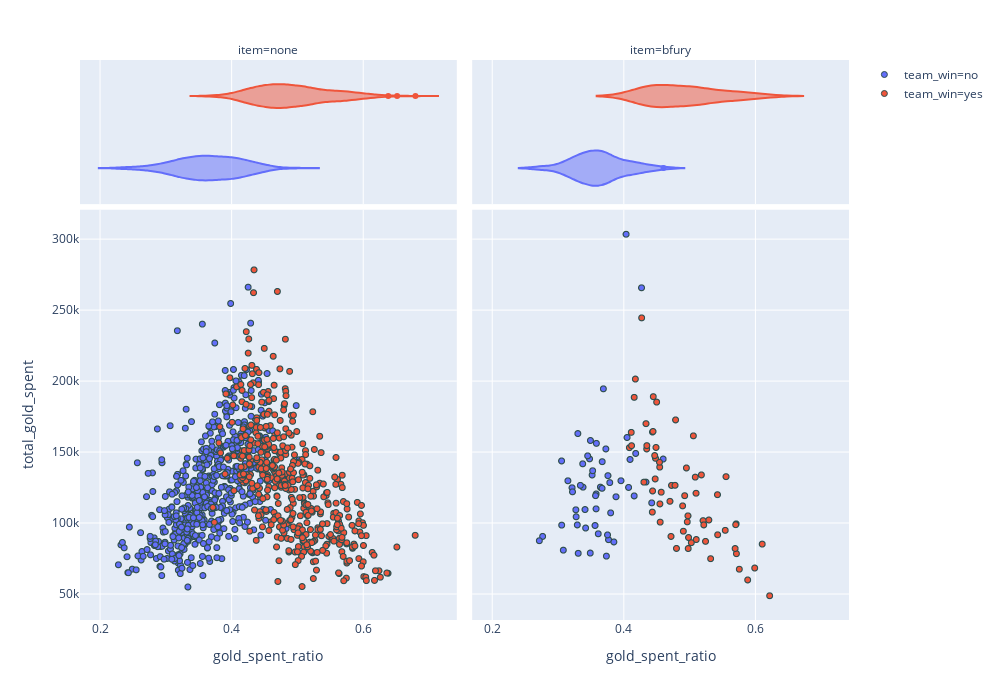

The notebook cell this image was saved under:
### Code cell
import plotly.express as px
fig=px.scatter(df, x='gold_spent_ratio', y='total_gold_spent', color='team_win', 
               facet_col='item', width=1000, height=700, marginal_x="violin", marginal_y="violin")
fig.update_traces(marker=dict(size=6,
                              line=dict(width=1,
                                        color='DarkSlateGrey')),
                  selector=dict(mode='markers'))

fig.show()

### Figure 1 — Plotly figure (JSON) as saved in the notebook; plotly's stock layout.template omitted (floating-point values rounded to 4 significant figures; data arrays with more than 128 entries replaced by an {"elided": "..."} marker saying what was removed)
{"data": [{"hoverlabel": {"namelength": 0}, "hovertemplate": "team_win=no<br>item=none<br>gold_spent_ratio=%{x}<br>total_gold_spent=%{y}", "legendgroup": "team_win=no", "marker": {"color": "#636efa", "line": {"color": "DarkSlateGrey", "width": 1}, "size": 6, "symbol": "circle"}, "mode": "markers", "name": "team_win=no", "showlegend": true, "type": "scattergl", "x": {"elided": "531 float values"}, "xaxis": "x", "y": {"elided": "531 int values"}, "yaxis": "y"}, {"alignmentgroup": "True", "hoverlabel": {"namelength": 0}, "hovertemplate": "team_win=no<br>item=none<br>gold_spent_ratio=%{x}", "legendgroup": "team_win=no", "marker": {"color": "#636efa", "symbol": "circle"}, "name": "team_win=no", "offsetgroup": "team_win=no", "scalegroup": "x", "showlegend": false, "type": "violin", "x": {"elided": "531 float values"}, "xaxis": "x3", "yaxis": "y3"}, {"hoverlabel": {"namelength": 0}, "hovertemplate": "team_win=no<br>item=bfury<br>gold_spent_ratio=%{x}<br>total_gold_spent=%{y}", "legendgroup": "team_win=no", "marker": {"color": "#636efa", "line": {"color": "DarkSlateGrey", "width": 1}, "size": 6, "symbol": "circle"}, "mode": "markers", "name": "team_win=no", "showlegend": false, "type": "scattergl", "x": [0.3616, 0.3484, 0.4077, 0.3694, 0.3676, 0.3379, 0.3584, 0.3791, 0.3384, 0.3804, 0.306, 0.3656, 0.4039, 0.3853, 0.277, 0.272, 0.328, 0.3415, 0.3305, 0.3772, 0.3275, 0.3424, 0.4163, 0.4341, 0.4054, 0.3297, 0.3217, 0.3567, 0.3497, 0.3522, 0.3311, 0.3154, 0.3344, 0.3224, 0.3454, 0.41, 0.3494, 0.3583, 0.4429, 0.4274, 0.4185, 0.3648, 0.3058, 0.374, 0.3575, 0.3757, 0.3731, 0.3886, 0.4603, 0.3673, 0.3531, 0.3961, 0.3588, 0.3763, 0.3084], "xaxis": "x2", "y": [92450, 145275, 125140, 194660, 143290, 141785, 120520, 128545, 125325, 107205, 98560, 124915, 303625, 86715, 90610, 87570, 104450, 109540, 163115, 88290, 109360, 96520, 119155, 128890, 160340, 98705, 124900, 98300, 158225, 133925, 78680, 129830, 126580, 122035, 147405, 144845, 78875, 110015, 114245, 265880, 149105, 125340, 143820, 76715, 119335, 91670, 152280, 118540, 145140, 124515, 136920, 129855, 156190, 133430, 80910], "yaxis": "y2"}, {"alignmentgroup": "True", "hoverlabel": {"namelength": 0}, "hovertemplate": "team_win=no<br>item=bfury<br>gold_spent_ratio=%{x}", "legendgroup": "team_win=no", "marker": {"color": "#636efa", "symbol": "circle"}, "name": "team_win=no", "offsetgroup": "team_win=no", "scalegroup": "x", "showlegend": false, "type": "violin", "x": [0.3616, 0.3484, 0.4077, 0.3694, 0.3676, 0.3379, 0.3584, 0.3791, 0.3384, 0.3804, 0.306, 0.3656, 0.4039, 0.3853, 0.277, 0.272, 0.328, 0.3415, 0.3305, 0.3772, 0.3275, 0.3424, 0.4163, 0.4341, 0.4054, 0.3297, 0.3217, 0.3567, 0.3497, 0.3522, 0.3311, 0.3154, 0.3344, 0.3224, 0.3454, 0.41, 0.3494, 0.3583, 0.4429, 0.4274, 0.4185, 0.3648, 0.3058, 0.374, 0.3575, 0.3757, 0.3731, 0.3886, 0.4603, 0.3673, 0.3531, 0.3961, 0.3588, 0.3763, 0.3084], "xaxis": "x4", "yaxis": "y4"}, {"hoverlabel": {"namelength": 0}, "hovertemplate": "team_win=yes<br>item=none<br>gold_spent_ratio=%{x}<br>total_gold_spent=%{y}", "legendgroup": "team_win=yes", "marker": {"color": "#EF553B", "line": {"color": "DarkSlateGrey", "width": 1}, "size": 6, "symbol": "circle"}, "mode": "markers", "name": "team_win=yes", "showlegend": true, "type": "scattergl", "x": {"elided": "440 float values"}, "xaxis": "x", "y": {"elided": "440 int values"}, "yaxis": "y"}, {"alignmentgroup": "True", "hoverlabel": {"namelength": 0}, "hovertemplate": "team_win=yes<br>item=none<br>gold_spent_ratio=%{x}", "legendgroup": "team_win=yes", "marker": {"color": "#EF553B", "symbol": "circle"}, "name": "team_win=yes", "offsetgroup": "team_win=yes", "scalegroup": "x", "showlegend": false, "type": "violin", "x": {"elided": "440 float values"}, "xaxis": "x3", "yaxis": "y3"}, {"hoverlabel": {"namelength": 0}, "hovertemplate": "team_win=yes<br>item=bfury<br>gold_spent_ratio=%{x}<br>total_gold_spent=%{y}", "legendgroup": "team_win=yes", "marker": {"color": "#EF553B", "line": {"color": "DarkSlateGrey", "width": 1}, "size": 6, "symbol": "circle"}, "mode": "markers", "name": "team_win=yes", "showlegend": false, "type": "scattergl", "x": [0.5547, 0.4441, 0.5718, 0.5698, 0.4438, 0.4551, 0.5248, 0.4449, 0.5429, 0.6223, 0.5432, 0.4163, 0.497, 0.5298, 0.5889, 0.4548, 0.4353, 0.4981, 0.4574, 0.5211, 0.5325, 0.5713, 0.4486, 0.4474, 0.5221, 0.491, 0.4792, 0.5063, 0.4118, 0.4806, 0.431, 0.4931, 0.418, 0.4355, 0.4482, 0.5031, 0.4342, 0.5107, 0.409, 0.4723, 0.4276, 0.4731, 0.4554, 0.5559, 0.4504, 0.4957, 0.4899, 0.4558, 0.4453, 0.5091, 0.4784, 0.4494, 0.4123, 0.5104, 0.499, 0.5996, 0.4442, 0.5762, 0.5706, 0.4984, 0.611, 0.5185, 0.4706], "xaxis": "x2", "y": [94890, 164215, 78415, 82065, 107755, 139445, 87110, 164585, 120025, 48770, 91755, 188635, 100855, 102175, 59910, 142900, 152265, 105115, 121785, 101725, 74910, 99450, 145660, 147600, 98725, 94260, 172745, 161495, 163940, 82135, 128855, 119305, 201525, 154605, 131120, 86200, 170090, 88415, 153175, 90585, 244675, 126560, 113515, 132730, 185290, 138845, 112130, 100670, 189120, 132400, 126625, 153310, 154570, 121025, 89825, 68305, 122645, 67465, 98865, 82060, 85180, 133970, 115350], "yaxis": "y2"}, {"alignmentgroup": "True", "hoverlabel": {"namelength": 0}, "hovertemplate": "team_win=yes<br>item=bfury<br>gold_spent_ratio=%{x}", "legendgroup": "team_win=yes", "marker": {"color": "#EF553B", "symbol": "circle"}, "name": "team_win=yes", "offsetgroup": "team_win=yes", "scalegroup": "x", "showlegend": false, "type": "violin", "x": [0.5547, 0.4441, 0.5718, 0.5698, 0.4438, 0.4551, 0.5248, 0.4449, 0.5429, 0.6223, 0.5432, 0.4163, 0.497, 0.5298, 0.5889, 0.4548, 0.4353, 0.4981, 0.4574, 0.5211, 0.5325, 0.5713, 0.4486, 0.4474, 0.5221, 0.491, 0.4792, 0.5063, 0.4118, 0.4806, 0.431, 0.4931, 0.418, 0.4355, 0.4482, 0.5031, 0.4342, 0.5107, 0.409, 0.4723, 0.4276, 0.4731, 0.4554, 0.5559, 0.4504, 0.4957, 0.4899, 0.4558, 0.4453, 0.5091, 0.4784, 0.4494, 0.4123, 0.5104, 0.499, 0.5996, 0.4442, 0.5762, 0.5706, 0.4984, 0.611, 0.5185, 0.4706], "xaxis": "x4", "yaxis": "y4"}], "layout": {"annotations": [{"font": {}, "showarrow": false, "text": "item=none", "x": 0.245, "xanchor": "center", "xref": "paper", "y": 1, "yanchor": "bottom", "yref": "paper"}, {"font": {}, "showarrow": false, "text": "item=bfury", "x": 0.755, "xanchor": "center", "xref": "paper", "y": 1, "yanchor": "bottom", "yref": "paper"}], "height": 700, "legend": {"tracegroupgap": 0}, "margin": {"t": 60}, "width": 1000, "xaxis": {"anchor": "y", "domain": [0, 0.49], "title": {"text": "gold_spent_ratio"}}, "xaxis2": {"anchor": "y2", "domain": [0.51, 1], "matches": "x", "title": {"text": "gold_spent_ratio"}}, "xaxis3": {"anchor": "y3", "domain": [0, 0.49], "matches": "x", "showgrid": true, "showticklabels": false}, "xaxis4": {"anchor": "y4", "domain": [0.51, 1], "matches": "x", "showgrid": true, "showticklabels": false}, "yaxis": {"anchor": "x", "domain": [0, 0.7326], "title": {"text": "total_gold_spent"}}, "yaxis2": {"anchor": "x2", "domain": [0, 0.7326], "matches": "y", "showticklabels": false}, "yaxis3": {"anchor": "x3", "domain": [0.7426, 1], "matches": "y3", "showgrid": false, "showline": false, "showticklabels": false, "ticks": ""}, "yaxis4": {"anchor": "x4", "domain": [0.7426, 1], "matches": "y3", "showgrid": false, "showline": false, "showticklabels": false, "ticks": ""}}}
